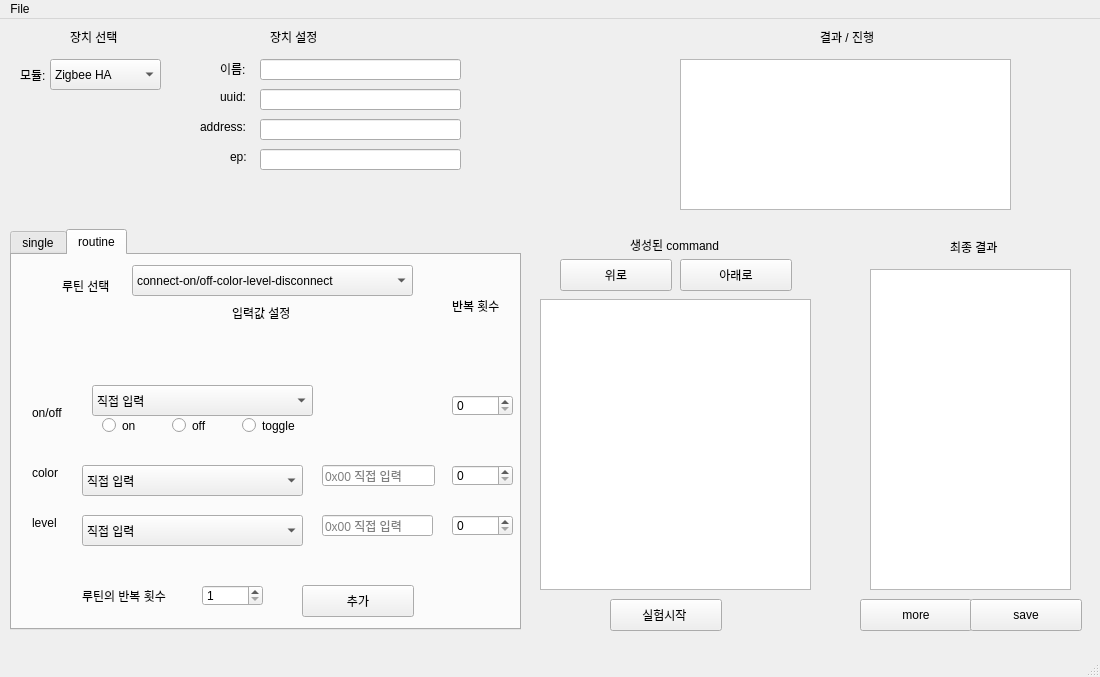
<?xml version="1.0" encoding="UTF-8"?>
<ui version="4.0">
 <class>MainWindow</class>
 <widget class="QMainWindow" name="MainWindow">
  <property name="geometry">
   <rect>
    <x>0</x>
    <y>0</y>
    <width>1100</width>
    <height>677</height>
   </rect>
  </property>
  <property name="windowTitle">
   <string>MainWindow</string>
  </property>
  <widget class="QWidget" name="centralwidget">
   <widget class="QLabel" name="label">
    <property name="geometry">
     <rect>
      <x>70</x>
      <y>10</y>
      <width>58</width>
      <height>16</height>
     </rect>
    </property>
    <property name="text">
     <string>장치 선택</string>
    </property>
   </widget>
   <widget class="QLabel" name="label_2">
    <property name="geometry">
     <rect>
      <x>270</x>
      <y>10</y>
      <width>58</width>
      <height>16</height>
     </rect>
    </property>
    <property name="text">
     <string>장치 설정</string>
    </property>
   </widget>
   <widget class="QLabel" name="label_3">
    <property name="geometry">
     <rect>
      <x>20</x>
      <y>46</y>
      <width>31</width>
      <height>20</height>
     </rect>
    </property>
    <property name="text">
     <string>모듈:</string>
    </property>
   </widget>
   <widget class="QComboBox" name="cbo_module">
    <property name="geometry">
     <rect>
      <x>50</x>
      <y>40</y>
      <width>111</width>
      <height>31</height>
     </rect>
    </property>
    <item>
     <property name="text">
      <string>Zigbee HA</string>
     </property>
    </item>
    <item>
     <property name="text">
      <string>Zigbee 3.0</string>
     </property>
    </item>
    <item>
     <property name="text">
      <string>BLE</string>
     </property>
    </item>
    <item>
     <property name="text">
      <string>UART</string>
     </property>
    </item>
   </widget>
   <widget class="QLabel" name="label_4">
    <property name="geometry">
     <rect>
      <x>220</x>
      <y>40</y>
      <width>41</width>
      <height>20</height>
     </rect>
    </property>
    <property name="text">
     <string>이름:</string>
    </property>
   </widget>
   <widget class="QLabel" name="label_5">
    <property name="geometry">
     <rect>
      <x>220</x>
      <y>70</y>
      <width>31</width>
      <height>16</height>
     </rect>
    </property>
    <property name="text">
     <string>uuid:</string>
    </property>
   </widget>
   <widget class="QLabel" name="label_6">
    <property name="geometry">
     <rect>
      <x>200</x>
      <y>100</y>
      <width>51</width>
      <height>16</height>
     </rect>
    </property>
    <property name="text">
     <string>address:</string>
    </property>
   </widget>
   <widget class="QLineEdit" name="lineEdit_device_name">
    <property name="geometry">
     <rect>
      <x>260</x>
      <y>40</y>
      <width>201</width>
      <height>21</height>
     </rect>
    </property>
   </widget>
   <widget class="QLineEdit" name="lineEdit_device_uuid">
    <property name="geometry">
     <rect>
      <x>260</x>
      <y>70</y>
      <width>201</width>
      <height>21</height>
     </rect>
    </property>
   </widget>
   <widget class="QLineEdit" name="lineEdit_device_addr">
    <property name="geometry">
     <rect>
      <x>260</x>
      <y>100</y>
      <width>201</width>
      <height>21</height>
     </rect>
    </property>
   </widget>
   <widget class="QLineEdit" name="lineEdit_device_ep">
    <property name="geometry">
     <rect>
      <x>260</x>
      <y>130</y>
      <width>201</width>
      <height>21</height>
     </rect>
    </property>
   </widget>
   <widget class="QLabel" name="label_7">
    <property name="geometry">
     <rect>
      <x>230</x>
      <y>130</y>
      <width>31</width>
      <height>16</height>
     </rect>
    </property>
    <property name="text">
     <string>ep:</string>
    </property>
   </widget>
   <widget class="QTabWidget" name="tabWidget">
    <property name="geometry">
     <rect>
      <x>10</x>
      <y>210</y>
      <width>511</width>
      <height>401</height>
     </rect>
    </property>
    <property name="currentIndex">
     <number>1</number>
    </property>
    <property name="iconSize">
     <size>
      <width>16</width>
      <height>16</height>
     </size>
    </property>
    <widget class="QWidget" name="tab">
     <attribute name="title">
      <string>single</string>
     </attribute>
     <widget class="QTabWidget" name="tab_single">
      <property name="geometry">
       <rect>
        <x>0</x>
        <y>20</y>
        <width>491</width>
        <height>171</height>
       </rect>
      </property>
      <property name="currentIndex">
       <number>0</number>
      </property>
      <widget class="QWidget" name="tab_3">
       <attribute name="title">
        <string>connect</string>
       </attribute>
      </widget>
      <widget class="QWidget" name="tab_4">
       <attribute name="title">
        <string>on/off</string>
       </attribute>
       <widget class="QRadioButton" name="rdo_on">
        <property name="geometry">
         <rect>
          <x>50</x>
          <y>100</y>
          <width>41</width>
          <height>21</height>
         </rect>
        </property>
        <property name="text">
         <string>on</string>
        </property>
       </widget>
       <widget class="QRadioButton" name="rdo_off">
        <property name="geometry">
         <rect>
          <x>120</x>
          <y>100</y>
          <width>41</width>
          <height>21</height>
         </rect>
        </property>
        <property name="text">
         <string>off</string>
        </property>
       </widget>
       <widget class="QRadioButton" name="rdo_toggle">
        <property name="geometry">
         <rect>
          <x>180</x>
          <y>100</y>
          <width>61</width>
          <height>21</height>
         </rect>
        </property>
        <property name="text">
         <string>toggle</string>
        </property>
       </widget>
       <widget class="QLabel" name="label_20">
        <property name="geometry">
         <rect>
          <x>110</x>
          <y>20</y>
          <width>71</width>
          <height>16</height>
         </rect>
        </property>
        <property name="text">
         <string>입력값 설정</string>
        </property>
       </widget>
       <widget class="QLabel" name="label_21">
        <property name="geometry">
         <rect>
          <x>280</x>
          <y>20</y>
          <width>51</width>
          <height>21</height>
         </rect>
        </property>
        <property name="text">
         <string>반복 횟수 </string>
        </property>
       </widget>
       <widget class="QSpinBox" name="spinBox_onoff">
        <property name="geometry">
         <rect>
          <x>280</x>
          <y>50</y>
          <width>61</width>
          <height>21</height>
         </rect>
        </property>
        <property name="minimum">
         <number>1</number>
        </property>
        <property name="maximum">
         <number>300</number>
        </property>
       </widget>
       <widget class="QComboBox" name="cbo_input_onoff">
        <property name="geometry">
         <rect>
          <x>40</x>
          <y>40</y>
          <width>221</width>
          <height>31</height>
         </rect>
        </property>
        <item>
         <property name="text">
          <string>직접 입력</string>
         </property>
        </item>
        <item>
         <property name="text">
          <string>정상 범주 내 랜덤값 입력</string>
         </property>
        </item>
        <item>
         <property name="text">
          <string>비정상 범주 내 랜덤값 입력</string>
         </property>
        </item>
        <item>
         <property name="text">
          <string>모든 범주의 랜던값 입력</string>
         </property>
        </item>
       </widget>
      </widget>
      <widget class="QWidget" name="tab_5">
       <attribute name="title">
        <string>color</string>
       </attribute>
       <widget class="QComboBox" name="cbo_input_color">
        <property name="geometry">
         <rect>
          <x>10</x>
          <y>60</y>
          <width>221</width>
          <height>31</height>
         </rect>
        </property>
        <item>
         <property name="text">
          <string>직접 입력</string>
         </property>
        </item>
        <item>
         <property name="text">
          <string>정상 범주 내 랜덤값 입력</string>
         </property>
        </item>
        <item>
         <property name="text">
          <string>비정상 범주 내 랜덤값 입력</string>
         </property>
        </item>
        <item>
         <property name="text">
          <string>모든 범주의 랜던값 입력</string>
         </property>
        </item>
       </widget>
       <widget class="QLabel" name="label_24">
        <property name="geometry">
         <rect>
          <x>70</x>
          <y>30</y>
          <width>71</width>
          <height>16</height>
         </rect>
        </property>
        <property name="text">
         <string>입력값 설정</string>
        </property>
       </widget>
       <widget class="QLineEdit" name="lineEdit_color">
        <property name="geometry">
         <rect>
          <x>260</x>
          <y>60</y>
          <width>113</width>
          <height>21</height>
         </rect>
        </property>
        <property name="placeholderText">
         <string>0x00 직접 입력</string>
        </property>
       </widget>
       <widget class="QSpinBox" name="spinBox_color">
        <property name="geometry">
         <rect>
          <x>390</x>
          <y>60</y>
          <width>61</width>
          <height>21</height>
         </rect>
        </property>
        <property name="minimum">
         <number>1</number>
        </property>
        <property name="maximum">
         <number>300</number>
        </property>
       </widget>
       <widget class="QLabel" name="label_22">
        <property name="geometry">
         <rect>
          <x>390</x>
          <y>20</y>
          <width>51</width>
          <height>21</height>
         </rect>
        </property>
        <property name="text">
         <string>반복 횟수 </string>
        </property>
       </widget>
      </widget>
      <widget class="QWidget" name="tab_6">
       <attribute name="title">
        <string>level</string>
       </attribute>
       <widget class="QComboBox" name="cbo_input_level">
        <property name="geometry">
         <rect>
          <x>10</x>
          <y>50</y>
          <width>221</width>
          <height>31</height>
         </rect>
        </property>
        <item>
         <property name="text">
          <string>직접 입력</string>
         </property>
        </item>
        <item>
         <property name="text">
          <string>정상 범주 내 랜덤값 입력</string>
         </property>
        </item>
        <item>
         <property name="text">
          <string>비정상 범주 내 랜덤값 입력</string>
         </property>
        </item>
        <item>
         <property name="text">
          <string>모든 범주의 랜던값 입력</string>
         </property>
        </item>
       </widget>
       <widget class="QLabel" name="label_25">
        <property name="geometry">
         <rect>
          <x>70</x>
          <y>20</y>
          <width>71</width>
          <height>16</height>
         </rect>
        </property>
        <property name="text">
         <string>입력값 설정</string>
        </property>
       </widget>
       <widget class="QLineEdit" name="lineEdit_level">
        <property name="geometry">
         <rect>
          <x>240</x>
          <y>60</y>
          <width>111</width>
          <height>21</height>
         </rect>
        </property>
        <property name="inputMask">
         <string/>
        </property>
        <property name="placeholderText">
         <string>0x00 직접 입력</string>
        </property>
       </widget>
       <widget class="QSpinBox" name="spinBox_level">
        <property name="geometry">
         <rect>
          <x>390</x>
          <y>60</y>
          <width>61</width>
          <height>21</height>
         </rect>
        </property>
        <property name="minimum">
         <number>1</number>
        </property>
        <property name="maximum">
         <number>300</number>
        </property>
       </widget>
       <widget class="QLabel" name="label_23">
        <property name="geometry">
         <rect>
          <x>390</x>
          <y>30</y>
          <width>51</width>
          <height>21</height>
         </rect>
        </property>
        <property name="text">
         <string>반복 횟수 </string>
        </property>
       </widget>
      </widget>
      <widget class="QWidget" name="tab_7">
       <attribute name="title">
        <string>disconnect</string>
       </attribute>
      </widget>
     </widget>
     <widget class="QPushButton" name="btn_insert">
      <property name="geometry">
       <rect>
        <x>180</x>
        <y>190</y>
        <width>112</width>
        <height>32</height>
       </rect>
      </property>
      <property name="text">
       <string>추가</string>
      </property>
     </widget>
    </widget>
    <widget class="QWidget" name="tab_2">
     <attribute name="title">
      <string>routine</string>
     </attribute>
     <widget class="QSpinBox" name="spinBox_routine">
      <property name="geometry">
       <rect>
        <x>190</x>
        <y>330</y>
        <width>61</width>
        <height>21</height>
       </rect>
      </property>
      <property name="minimum">
       <number>1</number>
      </property>
      <property name="maximum">
       <number>300</number>
      </property>
     </widget>
     <widget class="QSpinBox" name="spinBox_onoff_routine">
      <property name="geometry">
       <rect>
        <x>440</x>
        <y>140</y>
        <width>61</width>
        <height>21</height>
       </rect>
      </property>
      <property name="minimum">
       <number>0</number>
      </property>
      <property name="maximum">
       <number>300</number>
      </property>
     </widget>
     <widget class="QSpinBox" name="spinBox_color_routine">
      <property name="geometry">
       <rect>
        <x>440</x>
        <y>210</y>
        <width>61</width>
        <height>21</height>
       </rect>
      </property>
      <property name="maximum">
       <number>300</number>
      </property>
     </widget>
     <widget class="QSpinBox" name="spinBox_level_routine">
      <property name="geometry">
       <rect>
        <x>440</x>
        <y>260</y>
        <width>61</width>
        <height>21</height>
       </rect>
      </property>
      <property name="maximum">
       <number>300</number>
      </property>
     </widget>
     <widget class="QLabel" name="label_17">
      <property name="geometry">
       <rect>
        <x>70</x>
        <y>330</y>
        <width>91</width>
        <height>21</height>
       </rect>
      </property>
      <property name="text">
       <string>루틴의 반복 횟수 </string>
      </property>
     </widget>
     <widget class="QLabel" name="label_26">
      <property name="geometry">
       <rect>
        <x>220</x>
        <y>50</y>
        <width>71</width>
        <height>16</height>
       </rect>
      </property>
      <property name="text">
       <string>입력값 설정</string>
      </property>
     </widget>
     <widget class="QLabel" name="label_27">
      <property name="geometry">
       <rect>
        <x>440</x>
        <y>40</y>
        <width>51</width>
        <height>21</height>
       </rect>
      </property>
      <property name="text">
       <string>반복 횟수 </string>
      </property>
     </widget>
     <widget class="QComboBox" name="cbo_routine">
      <property name="geometry">
       <rect>
        <x>120</x>
        <y>10</y>
        <width>281</width>
        <height>31</height>
       </rect>
      </property>
      <item>
       <property name="text">
        <string>connect-on/off-color-level-disconnect</string>
       </property>
      </item>
      <item>
       <property name="text">
        <string>connect-on/off-level-color-disconnect</string>
       </property>
      </item>
      <item>
       <property name="text">
        <string>connect-color-on/off-level-disconnect</string>
       </property>
      </item>
      <item>
       <property name="text">
        <string>connect-level-on/off-color-disconnect</string>
       </property>
      </item>
      <item>
       <property name="text">
        <string>connect-color-level-on/off-disconnect</string>
       </property>
      </item>
      <item>
       <property name="text">
        <string>connect-level-color-on/off-disconnect</string>
       </property>
      </item>
     </widget>
     <widget class="QLabel" name="label_18">
      <property name="geometry">
       <rect>
        <x>50</x>
        <y>20</y>
        <width>61</width>
        <height>21</height>
       </rect>
      </property>
      <property name="text">
       <string>루틴 선택 </string>
      </property>
     </widget>
     <widget class="QLabel" name="label_29">
      <property name="geometry">
       <rect>
        <x>20</x>
        <y>150</y>
        <width>41</width>
        <height>16</height>
       </rect>
      </property>
      <property name="text">
       <string>on/off</string>
      </property>
     </widget>
     <widget class="QComboBox" name="cbo_input_onoff_routine">
      <property name="geometry">
       <rect>
        <x>80</x>
        <y>130</y>
        <width>221</width>
        <height>31</height>
       </rect>
      </property>
      <item>
       <property name="text">
        <string>직접 입력</string>
       </property>
      </item>
      <item>
       <property name="text">
        <string>정상 범주 내 랜덤값 입력</string>
       </property>
      </item>
      <item>
       <property name="text">
        <string>비정상 범주 내 랜덤값 입력</string>
       </property>
      </item>
      <item>
       <property name="text">
        <string>모든 범주의 랜던값 입력</string>
       </property>
      </item>
     </widget>
     <widget class="QLabel" name="label_30">
      <property name="geometry">
       <rect>
        <x>20</x>
        <y>260</y>
        <width>41</width>
        <height>16</height>
       </rect>
      </property>
      <property name="text">
       <string>level</string>
      </property>
     </widget>
     <widget class="QLabel" name="label_31">
      <property name="geometry">
       <rect>
        <x>20</x>
        <y>210</y>
        <width>41</width>
        <height>16</height>
       </rect>
      </property>
      <property name="text">
       <string>color</string>
      </property>
     </widget>
     <widget class="QRadioButton" name="rdo_on_routine">
      <property name="geometry">
       <rect>
        <x>90</x>
        <y>160</y>
        <width>41</width>
        <height>21</height>
       </rect>
      </property>
      <property name="text">
       <string>on</string>
      </property>
     </widget>
     <widget class="QRadioButton" name="rdo_off_routine">
      <property name="geometry">
       <rect>
        <x>160</x>
        <y>160</y>
        <width>41</width>
        <height>21</height>
       </rect>
      </property>
      <property name="text">
       <string>off</string>
      </property>
     </widget>
     <widget class="QRadioButton" name="rdo_toggle_routine">
      <property name="geometry">
       <rect>
        <x>230</x>
        <y>160</y>
        <width>61</width>
        <height>21</height>
       </rect>
      </property>
      <property name="text">
       <string>toggle</string>
      </property>
     </widget>
     <widget class="QComboBox" name="cbo_input_level_routine">
      <property name="geometry">
       <rect>
        <x>70</x>
        <y>260</y>
        <width>221</width>
        <height>31</height>
       </rect>
      </property>
      <item>
       <property name="text">
        <string>직접 입력</string>
       </property>
      </item>
      <item>
       <property name="text">
        <string>정상 범주 내 랜덤값 입력</string>
       </property>
      </item>
      <item>
       <property name="text">
        <string>비정상 범주 내 랜덤값 입력</string>
       </property>
      </item>
      <item>
       <property name="text">
        <string>모든 범주의 랜던값 입력</string>
       </property>
      </item>
     </widget>
     <widget class="QComboBox" name="cbo_input_color_routine">
      <property name="geometry">
       <rect>
        <x>70</x>
        <y>210</y>
        <width>221</width>
        <height>31</height>
       </rect>
      </property>
      <item>
       <property name="text">
        <string>직접 입력</string>
       </property>
      </item>
      <item>
       <property name="text">
        <string>정상 범주 내 랜덤값 입력</string>
       </property>
      </item>
      <item>
       <property name="text">
        <string>비정상 범주 내 랜덤값 입력</string>
       </property>
      </item>
      <item>
       <property name="text">
        <string>모든 범주의 랜던값 입력</string>
       </property>
      </item>
     </widget>
     <widget class="QLineEdit" name="lineEdit_level_routine">
      <property name="geometry">
       <rect>
        <x>310</x>
        <y>260</y>
        <width>111</width>
        <height>21</height>
       </rect>
      </property>
      <property name="inputMask">
       <string/>
      </property>
      <property name="placeholderText">
       <string>0x00 직접 입력</string>
      </property>
     </widget>
     <widget class="QLineEdit" name="lineEdit_color_routine">
      <property name="geometry">
       <rect>
        <x>310</x>
        <y>210</y>
        <width>113</width>
        <height>21</height>
       </rect>
      </property>
      <property name="placeholderText">
       <string>0x00 직접 입력</string>
      </property>
     </widget>
     <widget class="QPushButton" name="btn_insert_routine">
      <property name="geometry">
       <rect>
        <x>290</x>
        <y>330</y>
        <width>112</width>
        <height>32</height>
       </rect>
      </property>
      <property name="text">
       <string>추가</string>
      </property>
     </widget>
    </widget>
   </widget>
   <widget class="QLabel" name="label_8">
    <property name="geometry">
     <rect>
      <x>820</x>
      <y>10</y>
      <width>61</width>
      <height>16</height>
     </rect>
    </property>
    <property name="text">
     <string>결과 / 진행</string>
    </property>
   </widget>
   <widget class="QLabel" name="label_13">
    <property name="geometry">
     <rect>
      <x>950</x>
      <y>220</y>
      <width>51</width>
      <height>16</height>
     </rect>
    </property>
    <property name="text">
     <string>최종 결과</string>
    </property>
   </widget>
   <widget class="QLabel" name="label_14">
    <property name="geometry">
     <rect>
      <x>630</x>
      <y>210</y>
      <width>101</width>
      <height>31</height>
     </rect>
    </property>
    <property name="text">
     <string>생성된 command</string>
    </property>
   </widget>
   <widget class="QListView" name="listView_command">
    <property name="geometry">
     <rect>
      <x>540</x>
      <y>280</y>
      <width>271</width>
      <height>291</height>
     </rect>
    </property>
   </widget>
   <widget class="QPushButton" name="btn_more">
    <property name="geometry">
     <rect>
      <x>860</x>
      <y>580</y>
      <width>112</width>
      <height>32</height>
     </rect>
    </property>
    <property name="text">
     <string>more</string>
    </property>
   </widget>
   <widget class="QPushButton" name="btn_save">
    <property name="geometry">
     <rect>
      <x>970</x>
      <y>580</y>
      <width>112</width>
      <height>32</height>
     </rect>
    </property>
    <property name="text">
     <string>save</string>
    </property>
   </widget>
   <widget class="QListView" name="listView_process">
    <property name="geometry">
     <rect>
      <x>680</x>
      <y>40</y>
      <width>331</width>
      <height>151</height>
     </rect>
    </property>
   </widget>
   <widget class="QListView" name="listView_result">
    <property name="geometry">
     <rect>
      <x>870</x>
      <y>250</y>
      <width>201</width>
      <height>321</height>
     </rect>
    </property>
   </widget>
   <widget class="QPushButton" name="btn_start">
    <property name="geometry">
     <rect>
      <x>610</x>
      <y>580</y>
      <width>112</width>
      <height>32</height>
     </rect>
    </property>
    <property name="text">
     <string>실험시작 </string>
    </property>
   </widget>
   <widget class="QPushButton" name="btn_up">
    <property name="geometry">
     <rect>
      <x>560</x>
      <y>240</y>
      <width>112</width>
      <height>32</height>
     </rect>
    </property>
    <property name="text">
     <string>위로</string>
    </property>
   </widget>
   <widget class="QPushButton" name="btn_down">
    <property name="geometry">
     <rect>
      <x>680</x>
      <y>240</y>
      <width>112</width>
      <height>32</height>
     </rect>
    </property>
    <property name="text">
     <string>아래로</string>
    </property>
   </widget>
  </widget>
  <widget class="QMenuBar" name="menubar">
   <property name="geometry">
    <rect>
     <x>0</x>
     <y>0</y>
     <width>1077</width>
     <height>22</height>
    </rect>
   </property>
   <widget class="QMenu" name="menuFile">
    <property name="title">
     <string>File</string>
    </property>
    <widget class="QMenu" name="menuImport_json">
     <property name="title">
      <string>Import json</string>
     </property>
     <addaction name="action_import_device"/>
     <addaction name="action_import_command"/>
    </widget>
    <widget class="QMenu" name="menuexport_json">
     <property name="title">
      <string>export json</string>
     </property>
     <addaction name="action_export_device"/>
     <addaction name="action_export_command"/>
    </widget>
    <addaction name="menuImport_json"/>
    <addaction name="menuexport_json"/>
   </widget>
   <addaction name="menuFile"/>
  </widget>
  <widget class="QStatusBar" name="statusbar"/>
  <action name="action_import_device">
   <property name="text">
    <string>import device</string>
   </property>
  </action>
  <action name="action_import_command">
   <property name="text">
    <string>import command</string>
   </property>
  </action>
  <action name="action_export_device">
   <property name="text">
    <string>export device</string>
   </property>
  </action>
  <action name="action_export_command">
   <property name="text">
    <string>export command</string>
   </property>
  </action>
 </widget>
 <resources/>
 <connections/>
 <slots>
  <slot>slot_test()</slot>
 </slots>
</ui>
